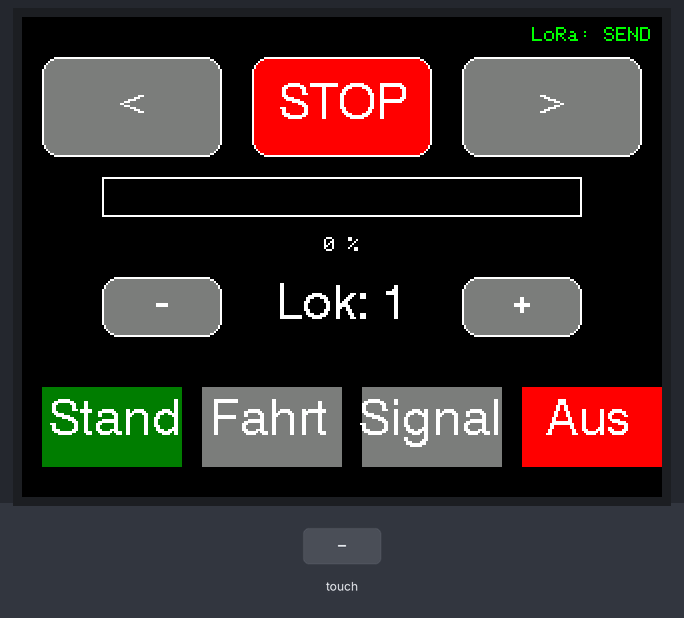
Simulated run of this sketch. Board: ESP32. Shown: 320×240 colour display. The inputs (shaded band) are chosen by the test bench. No radio packets arrive unless stated; what the sketch prints to the serial monitor is not drawn.

Above: at 1.5 s.
1.6 s: screen touched at 13 % across, 10 % down
At 2.6 s:
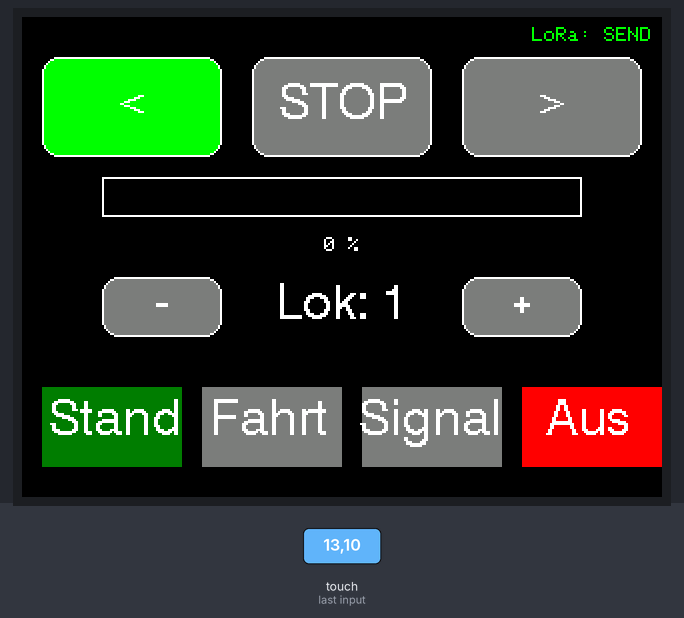
3.2 s: screen touched at 87 % across, 10 % down
At 3.7 s:
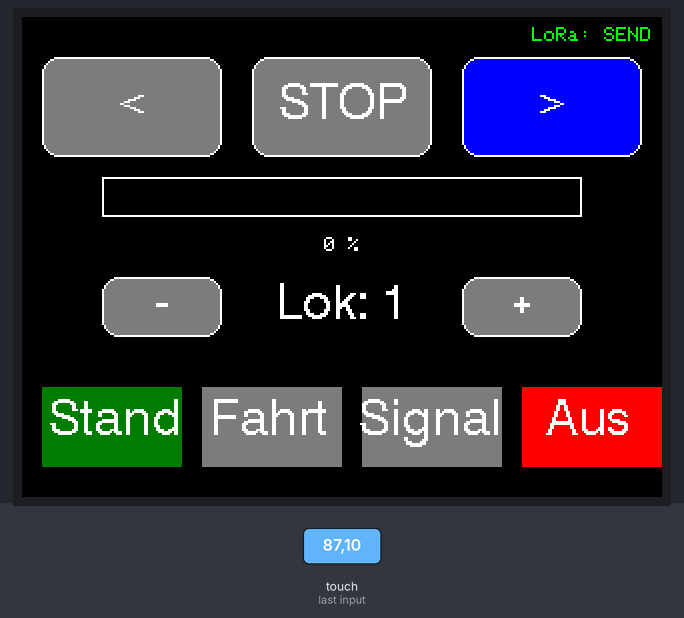
4.9 s: screen touched at 38 % across, 10 % down
At 6.1 s:
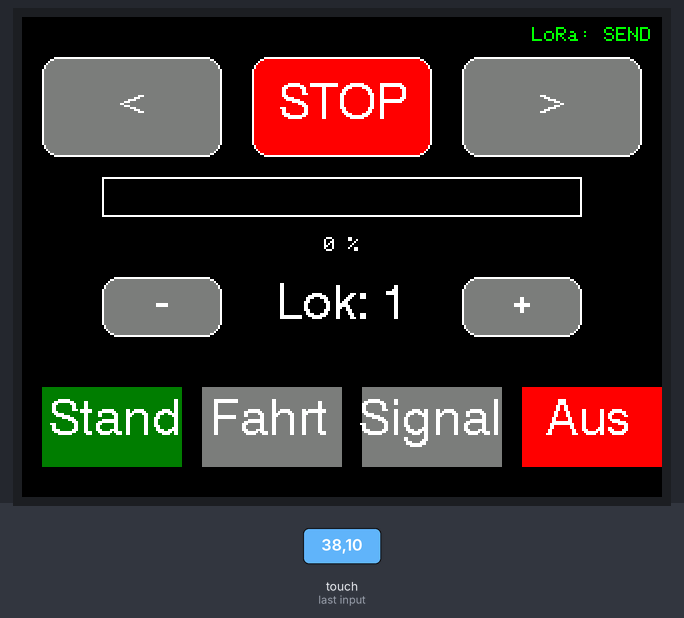
Timing chart, 0 to 7.9 s (numbered marks = the images above; inputs shaded):
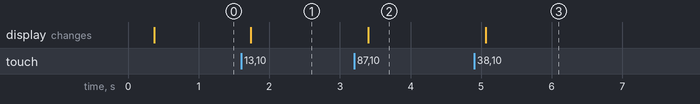

Measured:
- after the input at 1.6 s, the display: changes after 0.14 s (image 1)
- after the input at 3.2 s, the display: changes after 0.20 s (image 2)
- after the input at 4.9 s, the display: changes after 0.16 s (image 3)

The sketch:

_LoRaLock_Sender.ino
```cpp
#include <TFT_eSPI.h>
#include <SPI.h>
#include <LoRa.h>

// ================= TFT =================
TFT_eSPI tft = TFT_eSPI();
uint16_t calData[5] = { 526, 3172, 449, 3087, 1 };

// ================= LoRa Pins =================
#define LORA_SCK   18
#define LORA_MISO  19
#define LORA_MOSI  23
#define LORA_SS     5
#define LORA_RST   17
#define LORA_DIO0  26

// ================= Steuerdaten =================
uint8_t lokID     = 1;   // aktive Lok
uint8_t direction = 0;   // 0=STOP,1=VOR,2=ZURUECK
uint8_t speed     = 0;   // 0–100 % (UI)

enum SoundMode {
  SOUND_OFF    = 0,
  SOUND_STAND  = 1,
  SOUND_DRIVE  = 2,
  SOUND_SIGNAL = 3
};

uint8_t soundMode = SOUND_OFF;


// ================= Timing =================
unsigned long lastSend = 0;
const unsigned long SEND_INTERVAL = 300;

// ================= UI Geometrie =================
#define BTN_W 90
#define BTN_H 50
#define BTN_Y 20

#define BTN_VOR_X     10
#define BTN_STOP_X  115
#define BTN_BACK_X  220

#define SLIDER_X 40
#define SLIDER_Y 80
#define SLIDER_W 240
#define SLIDER_H 20

#define LOK_Y 130
#define LOK_BTN_W 60
#define LOK_BTN_H 30
#define LOK_MINUS_X 40
#define LOK_PLUS_X  220

// #define BTN_S_X  200
#define BTN_S_Y  185
#define BTN_S_W   70
#define BTN_S_H    40

#define BTN_S1_X   10   // Fahrt
#define BTN_S2_X   90   // Stand
#define BTN_S3_X  170   // Signal
#define BTN_S4_X  250   // Aus


// =================================================

bool inRect(int x, int y, int rx, int ry, int rw, int rh) {
  return (x >= rx && x <= rx + rw && y >= ry && y <= ry + rh);
}

enum LoRaStatus {
  LORA_INIT,
  LORA_SEND,
  LORA_ERROR
};

LoRaStatus loraStatus = LORA_INIT;
unsigned long loraStatusTime = 0;


void drawButton(int x, int y, int w, int h, const char* label, bool active, uint16_t color) {
  uint16_t fill = active ? color : TFT_DARKGREY;
  tft.fillRoundRect(x, y, w, h, 8, fill);
  tft.drawRoundRect(x, y, w, h, 8, TFT_WHITE);
  tft.setTextDatum(MC_DATUM);
  tft.setTextColor(TFT_WHITE);
  tft.drawString(label, x + w / 2, y + h / 2, 4);
}

void drawSoundButtons() {

  uint16_t c1 = (soundMode == SOUND_DRIVE)  ? TFT_GREEN  : TFT_DARKGREEN;
  uint16_t c2 = (soundMode == SOUND_STAND)  ? TFT_BROWN  : TFT_DARKGREY;
  uint16_t c3 = (soundMode == SOUND_SIGNAL) ? TFT_ORANGE : TFT_DARKGREY;
  uint16_t c4 = (soundMode == SOUND_OFF)    ? TFT_RED    : TFT_DARKGREY;

  tft.fillRect(BTN_S1_X, BTN_S_Y, BTN_S_W, BTN_S_H, c1);
  tft.drawString("            Stand", BTN_S1_X + 6, BTN_S_Y + 18, 4);

  tft.fillRect(BTN_S2_X, BTN_S_Y, BTN_S_W, BTN_S_H, c2);
  tft.drawString("           Fahrt", BTN_S2_X + 6, BTN_S_Y + 18, 4);

  tft.fillRect(BTN_S3_X, BTN_S_Y, BTN_S_W, BTN_S_H, c3);
  tft.drawString("            Signal", BTN_S3_X + 4, BTN_S_Y + 18, 4);

  tft.fillRect(BTN_S4_X, BTN_S_Y, BTN_S_W, BTN_S_H, c4);
  tft.drawString("      Aus", BTN_S4_X + 18, BTN_S_Y + 18, 4);
}


void drawSlider() {
  tft.drawRect(SLIDER_X, SLIDER_Y, SLIDER_W, SLIDER_H, TFT_WHITE);
  tft.fillRect(SLIDER_X + 1, SLIDER_Y + 1, SLIDER_W - 2, SLIDER_H - 2, TFT_BLACK);

  int fillW = map(speed, 0, 100, 0, SLIDER_W);
  if (fillW > 0) {
    tft.fillRect(SLIDER_X + 1, SLIDER_Y + 1, fillW - 2, SLIDER_H - 2, TFT_YELLOW);
  }

  tft.setTextDatum(TC_DATUM);
  tft.drawString(String(speed) + " %", SLIDER_X + SLIDER_W / 2, SLIDER_Y + 30);
}

void drawLokSelector() {
  tft.fillRect(0, LOK_Y - 10, 320, 50, TFT_BLACK);

  drawButton(LOK_MINUS_X, LOK_Y, LOK_BTN_W, LOK_BTN_H, "-", false, TFT_DARKGREY);
  drawButton(LOK_PLUS_X,  LOK_Y, LOK_BTN_W, LOK_BTN_H, "+", false, TFT_DARKGREY);

  tft.setTextDatum(MC_DATUM);
  tft.drawString("Lok: " + String(lokID), 160, LOK_Y + 15,  4);
}

void drawUI() {
  tft.fillScreen(TFT_BLACK);

  drawButton(BTN_VOR_X,  BTN_Y, BTN_W, BTN_H, "<",     direction == 1, TFT_GREEN);
  drawButton(BTN_STOP_X, BTN_Y, BTN_W, BTN_H, "STOP",    direction == 0, TFT_RED);
  drawButton(BTN_BACK_X, BTN_Y, BTN_W, BTN_H, ">", direction == 2, TFT_BLUE);

  //tft.drawString("    Geschwindigkeit", SLIDER_X, SLIDER_Y - 30);
  drawSlider();
  drawLokSelector();
  drawSoundButtons();
  drawLoRaStatus();

}

// ================= LoRa =================
void sendLoRa() {
  uint8_t spdByte = map(speed, 0, 100, 0, 255);

  LoRa.beginPacket();
  LoRa.write(lokID);
  LoRa.write(direction);
  LoRa.write(spdByte);
  LoRa.write(soundMode);
  LoRa.endPacket();

  Serial.printf("TX -> Lok:%d Dir:%d Speed:%d\n", lokID, direction, spdByte);

  loraStatus = LORA_SEND;
  loraStatusTime = millis();
  drawLoRaStatus();


}

void drawLoRaStatus() {
  uint16_t color;
  String text;

  switch (loraStatus) {
    case LORA_INIT:
      color = TFT_YELLOW;
      text = "LoRa: AKTIV";
      break;
    case LORA_SEND:
      color = TFT_GREEN;
      text = "LoRa: SEND";
      break;
    case LORA_ERROR:
      color = TFT_RED;
      text = "LoRa: ERROR";
      break;
  }

  // Bereich löschen
  tft.fillRect(180, 0, 140, 20, TFT_BLACK);

  tft.setTextDatum(TR_DATUM);
  tft.setTextColor(color, TFT_BLACK);
  tft.drawString(text, 315, 5);
}


// =================================================

void setup() {
  Serial.begin(115200);

  // TFT
  tft.init();
  tft.setRotation(3);
  tft.setTouch(calData);
  tft.setTextColor(TFT_WHITE, TFT_BLACK);

  // SPI & LoRa
  SPI.begin(LORA_SCK, LORA_MISO, LORA_MOSI, LORA_SS);
  LoRa.setPins(LORA_SS, LORA_RST, LORA_DIO0);

  if (!LoRa.begin(868100000)) {
    Serial.println("LoRa Fehler!");
    loraStatus = LORA_ERROR;
  } else {
    loraStatus = LORA_INIT;
  }


  drawUI();
  Serial.println("Sender bereit");
}

void loop() {
  uint16_t x, y;
  bool changed = false;
  if (tft.getTouch(&x, &y)) {

    // ---------- Richtung ----------
    if (inRect(x, y, BTN_VOR_X, BTN_Y, BTN_W, BTN_H) && direction != 1) {
      direction = 1; changed = true; drawUI();
    }
    else if (inRect(x, y, BTN_STOP_X, BTN_Y, BTN_W, BTN_H) && direction != 0) {
      direction = 0; changed = true; drawUI();
    }
    else if (inRect(x, y, BTN_BACK_X, BTN_Y, BTN_W, BTN_H) && direction != 2) {
      direction = 2; changed = true; drawUI();
    }

    // ---------- Slider ----------
    if (inRect(x, y, SLIDER_X, SLIDER_Y, SLIDER_W, SLIDER_H)) {
      uint8_t newSpeed = constrain(map(x, SLIDER_X, SLIDER_X + SLIDER_W, 0, 100), 0, 100);
      if (newSpeed != speed) {
        speed = newSpeed;
        drawSlider();
        changed = true;
      }
    }

    // ---------- Lok ----------
    if (inRect(x, y, LOK_MINUS_X, LOK_Y, LOK_BTN_W, LOK_BTN_H) && lokID > 1) {
      lokID--; drawLokSelector(); changed = true;
    }
    else if (inRect(x, y, LOK_PLUS_X, LOK_Y, LOK_BTN_W, LOK_BTN_H) && lokID < 255) {
      lokID++; drawLokSelector(); changed = true;
    }

    // ---------- SOUND ----------
    if (inRect(x, y, BTN_S1_X, BTN_S_Y, BTN_S_W, BTN_S_H)) {
      soundMode = SOUND_DRIVE; changed = true;
    }
    else if (inRect(x, y, BTN_S2_X, BTN_S_Y, BTN_S_W, BTN_S_H)) {
      soundMode = SOUND_STAND; changed = true;
    }
    else if (inRect(x, y, BTN_S3_X, BTN_S_Y, BTN_S_W, BTN_S_H)) {
      soundMode = SOUND_SIGNAL; changed = true;
    }
    else if (inRect(x, y, BTN_S4_X, BTN_S_Y, BTN_S_W, BTN_S_H)) {
      soundMode = SOUND_OFF; changed = true;
    }

  }

  if (changed || millis() - lastSend > SEND_INTERVAL) {
    sendLoRa();
    lastSend = millis();
  }

}
```
